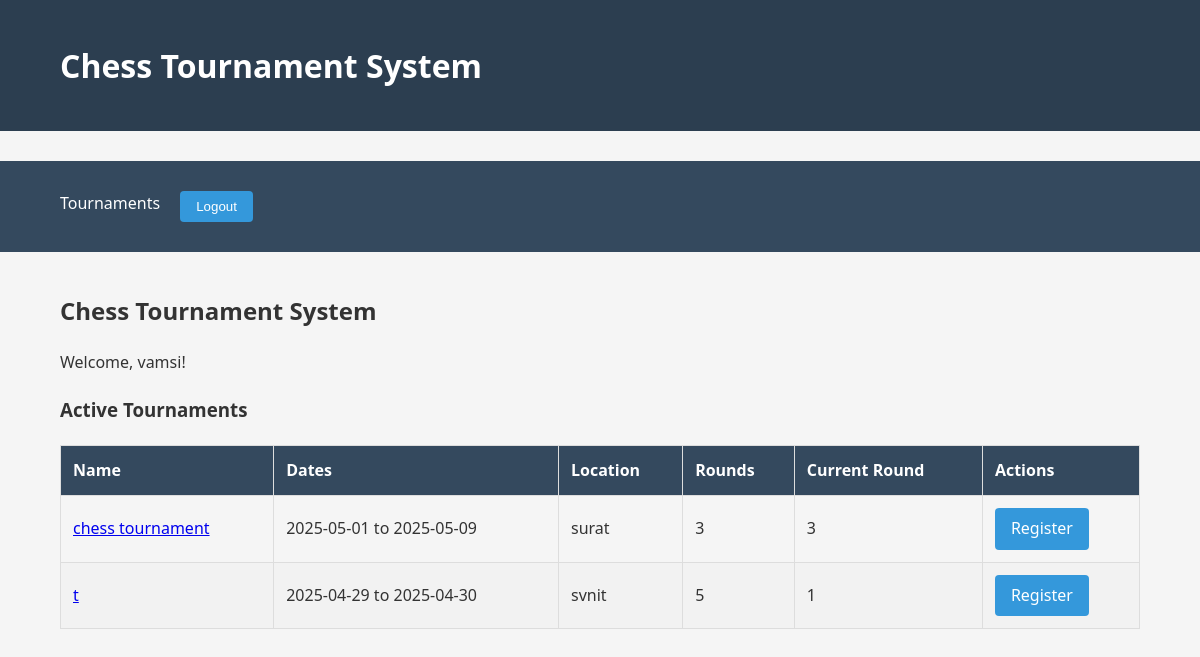
The app's page / (signed in) with its own data.
### tournament/models.py (models this page shows, shortened)
class Tournament(models.Model):
    name = models.CharField(max_length=100)
    start_date = models.DateField()
    end_date = models.DateField()
    location = models.CharField(max_length=100)
    rounds = models.IntegerField(default=5)
    current_round = models.IntegerField(default=0)
    is_active = models.BooleanField(default=True)
    players = models.ManyToManyField(Player, through='TournamentRegistration')

### tournament/views.py (the view)
# urls.py: path('', views.tournament_list, name='tournament_list'),
@login_required
def tournament_list(request):
    tournaments = Tournament.objects.filter(is_active=True)
    return render(request, 'tournament/list.html', {'tournaments': tournaments})

### tournament/templates/tournament/list.html (shortened to what this page needs)
{% extends 'base.html' %}
{% block content %}
<h2>Chess Tournament System</h2>
<div class="auth-section">
    {% if user.is_authenticated %}
        <span>Welcome, {{ user.username }}!</span>
    {% else %}
        <a href="{% url 'login' %}" class="btn">Login</a>
        <a href="{% url 'register' %}" class="btn">Register</a>
    {% endif %}
</div>
<h3>Active Tournaments</h3>
{% if tournaments %}
<table class="table">
    <thead>
        <tr>
            <th>Name</th>
            <th>Dates</th>
            <th>Location</th>
            <th>Rounds</th>
            <th>Current Round</th>
            <th>Actions</th>
        </tr>
    </thead>
    <tbody>
        {% for tournament in tournaments %}
        <tr>
            <td><a href="{% url 'tournament_detail' tournament.id %}">{{ tournament.name }}</a></td>
            <td>{{ tournament.start_date|date:"Y-m-d" }} to {{ tournament.end_date|date:"Y-m-d" }}</td>
            <td>{{ tournament.location }}</td>
            <td>{{ tournament.rounds }}</td>
            <td>{{ tournament.current_round }}</td>
            <td>
                <a href="{% url 'register_player' tournament.id %}" class="btn btn-sm">Register</a>
            </td>
        </tr>
        {% endfor %}
    </tbody>
</table>
{% endif %}
{% endblock %}

### tournament/templates/base.html (style rules this page uses)
body { font-family: 'Segoe UI', Tahoma, Geneva, Verdana, sans-serif; line-height: 1.6; margin: 0; padding: 0; background-color: #f5f5f5; color: #333; }
.btn { display: inline-block; background-color: #3498db; color: white; padding: 8px 16px; text-decoration: none; border-radius: 4px; border: none; cursor: pointer; }
table { width: 100%; border-collapse: collapse; margin: 20px 0; }
table, th, td { border: 1px solid #ddd; }
th, td { padding: 12px; text-align: left; }
th { background-color: #34495e; color: white; }
tr:nth-child(even) { background-color: #f2f2f2; }

### records on screen
Tournament: name "chess tournament", start_date "2025-05-01", end_date "2025-05-09", location "surat", rounds "3", current_round "3"
Tournament: name "t", start_date "2025-04-29", end_date "2025-04-30", location "svnit", rounds "5", current_round "1"

### other values on screen
{{ user.username }} "vamsi"
